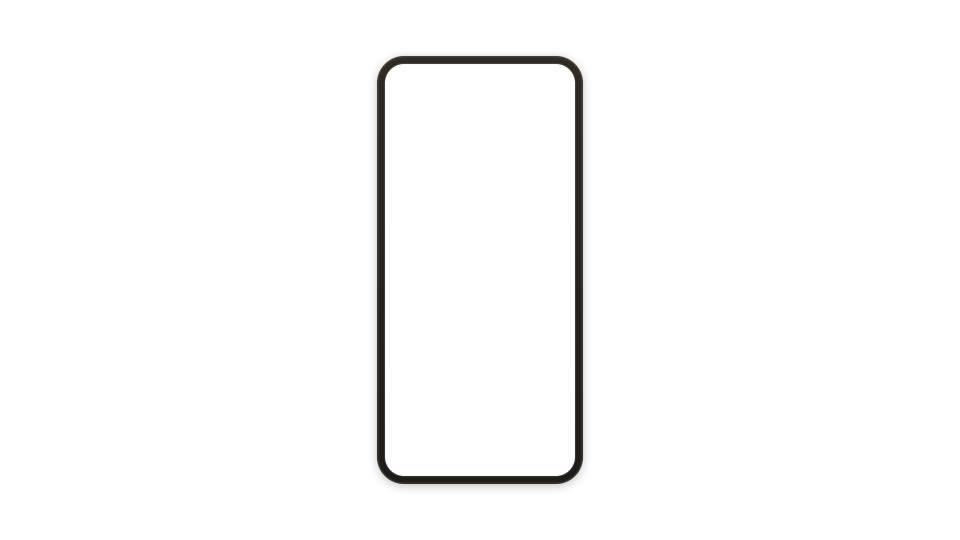
#> input picture promo/assets/brand/phone-frame.png, 1920 x 1080 px (shown at 1/2 size)
$ python -i video.py   (imports and definitions only)
#> lines starting #> are read from the running program, lines starting #| are printed output that depends on the picture
#> further down, picture is the input picture: PIL image 1920x1080 RGBA; mean R, G, B, A 2.3, 2, 1.7, 5
"""
NotesToGO 宣传片 · 合成引擎（Lead 维护）

设计：
  - 画面 100% 由本脚本逐帧合成（Pillow + numpy），运镜/转场/字幕完全可控；
  - ffmpeg 只承担三件事：① 把录屏 webm 解码成 RGB 帧；② 编码最终 H.264；③ 混音。
  - 不调用任何视频生成模型。

坐标/配色真值来自 web/src/styles/main.css 与真实截图像素（见 promo/STORYBOARD.md §2）。
"""
from __future__ import annotations

import json
import math
import re
import shutil
import subprocess
import sys
from dataclasses import dataclass, field
from pathlib import Path

import numpy as np
from PIL import Image, ImageDraw, ImageFilter, ImageFont

# ── 路径 ──────────────────────────────────────────────────────────────────────
BUILD = Path(__file__).resolve().parent
PROMO = BUILD.parent
ROOT = PROMO.parent
CAPTURE = PROMO / "capture"
BRAND = PROMO / "assets" / "brand"
AUDIO = PROMO / "audio"
OUT = BUILD / "out"
TMP = BUILD / "_tmp"

# ── 设计真值 ──────────────────────────────────────────────────────────────────
PAPER = (251, 248, 242)          # #FBF8F2
PAPER_RAISE = (255, 253, 250)    # #FFFDFA
LINE = (227, 223, 216)           # #E3DFD8
INK = (58, 49, 40)               # #3A3128
INK2 = (122, 113, 104)           # #7A7168
ACCENT = (192, 87, 30)           # #C0571E  ← 品牌橘（README 里的青蓝已过期）

FONT_PATH = "/System/Library/Fonts/NotoSansSC-Variable.ttf"
FALLBACK_FONTS = [
    "/Users/fangchen/Library/Fonts/NotoSansSC-Variable.ttf",
    "/System/Library/Fonts/Hiragino Sans GB.ttc",
    "/System/Library/Fonts/STHeiti Medium.ttc",
]

_BRAND_MF: dict | None = None

FPS = 30
XFADE = 0.50      # 默认转场时长（秒）
VO_LEAD = 0.40      # 每条 VO 相对分镜起点的起播延迟
VO_TAIL = 0.35      # VO 结束后至少留白
VO_MIN_TAIL = 0.22  # 分镜时长下限里必须留给旁白的尾部余量

# ── 工具 ──────────────────────────────────────────────────────────────────────
_font_cache: dict[tuple[int, str], ImageFont.FreeTypeFont] = {}


# [22 lines left out: functions font, ease_io, not called in this run]


def ease_out(t: float) -> float:
    t = min(max(t, 0.0), 1.0)
    return 1.0 - (1.0 - t) ** 3


def _even(v: float) -> int:
    return max(2, int(round(v / 2.0)) * 2)


# [28 lines left out: function crop_resize, not called in this run]


# ── 字幕 ──────────────────────────────────────────────────────────────────────
_TOKEN = re.compile(r"\*\*(.+?)\*\*")


def _measure(draw: ImageDraw.ImageDraw, text: str, f: ImageFont.FreeTypeFont) -> float:
    return draw.textlength(text, font=f)


# [79 lines left out: functions caption_image, watermark_image, bottom_scrim, not called in this run]


def card_shadow(img: Image.Image, blur: int = 26, spread: int = 0,
                alpha: int = 46, offset_y: int = 14) -> Image.Image:
    """给 RGBA 卡片生成柔和投影，返回比原图大一圈的 RGBA。"""
#> called with blur = 26, spread = 0, alpha = 46, offset_y = 14
    pad = blur * 2 + spread + offset_y
    w, h = img.size
#> w = 1920; h = 1080
    canvas = Image.new("RGBA", (w + pad * 2, h + pad * 2), (0, 0, 0, 0))
#> canvas: PIL image 2052x1212 RGBA; every value is 0
    sh = Image.new("RGBA", canvas.size, (0, 0, 0, 0))
    alpha_mask = img.split()[3].point(lambda v: min(255, int(v * alpha / 255)))
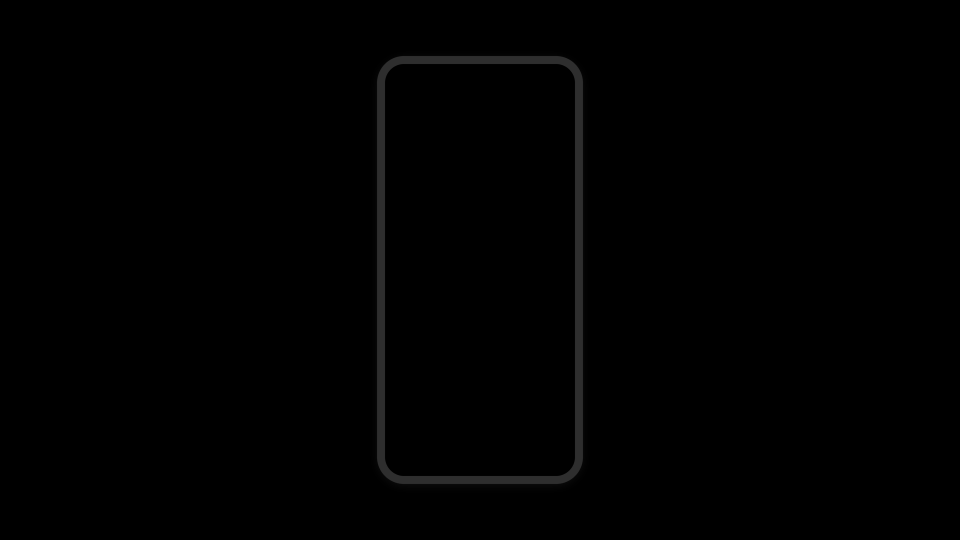
#> alpha_mask: PIL image 1920x1080 L (shown at 1/2 size); min 0, max 46, mean 0.9
    shadow = Image.new("RGBA", img.size, (60, 45, 34, 255))
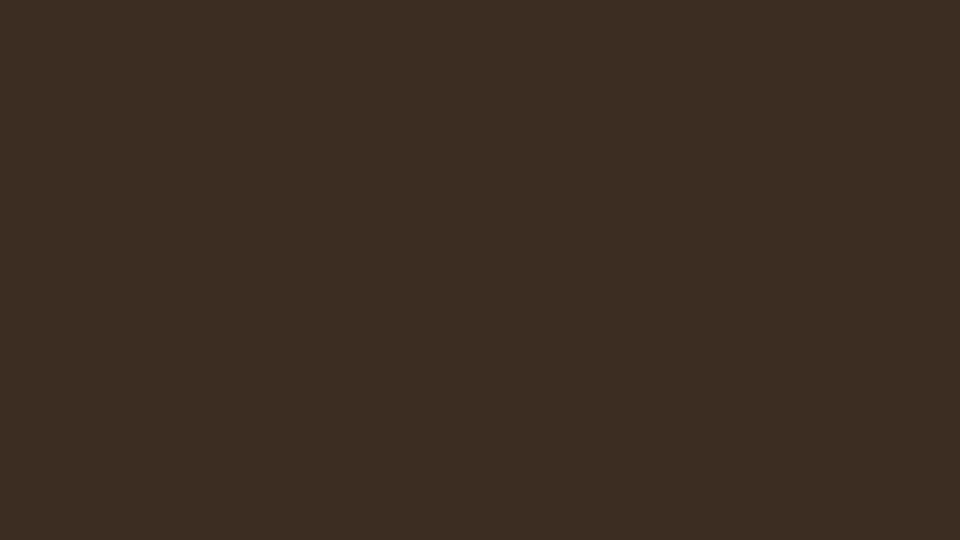
#> shadow: PIL image 1920x1080 RGBA (shown at 1/2 size); mean R, G, B, A 60, 45, 34, 255
    shadow.putalpha(alpha_mask)
    sh.paste(shadow, (pad, pad + offset_y), shadow)
    sh = sh.filter(ImageFilter.GaussianBlur(blur))
    sh.alpha_composite(img, (pad, pad))
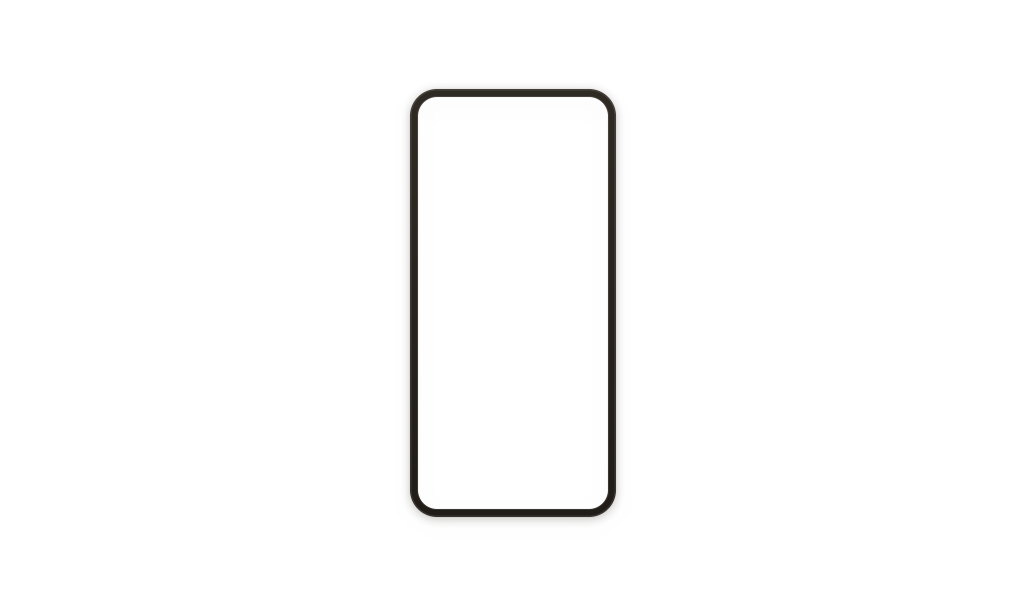
#> sh: PIL image 2052x1212 RGBA (shown at 1/2 size); mean R, G, B, A 1.8, 1.5, 1.3, 4.3; transparent parts drawn white
    return sh


# [38 lines left out: functions rounded, trim_alpha, brand_manifest, _asset_entry, not called in this run]


# ── 版式 ──────────────────────────────────────────────────────────────────────
@dataclass
class Layout:
    name: str
    W: int
    H: int
    ui_full_bleed: bool = True       # 16:9：UI 铺满；9:16：UI 做成居中小窗
    scrim_h: int = 340
    cap_size: int = 36
    cap_bottom: int = 62
    cap_max_w_ratio: float = 0.66
    ui_y: int = 0                    # 小窗模式下的 y
    ui_w_ratio: float = 1.0
    show_watermark: bool = False
    show_progress: bool = True

    # [5 lines left out: function ui_size, not called in this run]


LAYOUTS = {
    "16x9": Layout("16x9", 1920, 1080),
    "9x16": Layout("9x16", 1080, 1920, ui_full_bleed=False, scrim_h=620,
                   cap_size=44, cap_bottom=280, cap_max_w_ratio=0.86,
                   ui_y=430, ui_w_ratio=0.92, show_watermark=True),
}


# ── 帧源 ──────────────────────────────────────────────────────────────────────
class FrameSource:
    """统一接口：给出 canvas 级 RGB 帧（不含字幕/水印，那由 driver 统一叠）。"""

    def __init__(self, layout: Layout):
        self.layout = layout

    def frame(self, i: int, n: int) -> Image.Image:  # pragma: no cover - 抽象
        raise NotImplementedError

    def close(self) -> None:
        pass


class PaperSource(FrameSource):
    """纯纸底 + 淡横格线（无品牌素材也能跑）。"""

    # [12 lines left out: function __init__, not called in this run]

    def frame(self, i: int, n: int) -> Image.Image:
        return self.base.copy()


class CardSource(FrameSource):
    """整屏品牌卡片（hook / title / end / cover），带极缓推近。"""

    # [25 lines left out: functions __init__, frame, not called in this run]


class UiStillSource(FrameSource):
    """真实 UI 静帧（4K），Ken Burns 后按版式落位。

    性能：先把 4K 源一次性降到「最大缩放所需的分辨率」，之后逐帧只做小幅重采样。
    """

    # [34 lines left out: functions __init__, frame, _place, not called in this run]


class UiClipSource(FrameSource):
    """录屏 webm：ffmpeg 解码成 RGB 帧流，逐帧 Ken Burns + 落位。短则冻结末帧。"""

    # [46 lines left out: functions __init__, _read, frame, close, not called in this run]


class HookSource(FrameSource):
    """SH-01 钩子：纸底大字逐句浮现 → 结尾小窗推入真实 UI。

    注意：品牌给的 hook-*.png 是**整幅 1920x1080 画布**（文字居中），所以先
    trim_alpha 收紧成紧裁文字图，再由本类自己排版（两行堆叠）。
    """

    # [71 lines left out: functions __init__, _line_y, frame, probe_duration, not called in this run]


def blend_np(a: np.ndarray, b: np.ndarray, alpha: float) -> np.ndarray:
    return (a.astype(np.float32) * (1 - alpha) + b.astype(np.float32) * alpha).astype(np.uint8)


class SeqClipSource(FrameSource):
    """把多段录屏串在一个分镜里（如「点开始录音」→「实时字幕」）。

    段间用 0.2s 交叉溶解；每段内部沿用 UiClipSource 的 Ken Burns 与落位。
    帧数记账与分镜级转场同一套：每段承担 head/tail 各 xf 帧的溶解消耗。
    """

    # [46 lines left out: functions __init__, _counts, _frames, frame, not called in this run]

    def close(self) -> None:
        for s in self.sources:
            s.close()


class DeviceShowcaseSource(FrameSource):
    """SH-09 多端：真实截图装进品牌机身框，两台设备依次滑入。

    采用 brand 实测并逐像素校验过的「整幅平移」方案（frames_side_by_side）：
    整张 1920x1080 机身帧直接平移，以保住机身自带的柔和投影；不做裁片。
    内屏坐标来自 assets/brand/MANIFEST.json 的 screen_rect（brand↔build 的接口真值）。
    """

    DEF_PHONE = {"screen": (770, 128, 380, 824), "offset": (-414, 0)}
    DEF_TABLET = {"screen": (654, 132, 612, 816), "offset": (296, 0)}
    V_PHONE = {"screen": (770, 128, 380, 824), "offset": (-420, 256)}

    # [48 lines left out: functions __init__, _box, check_against_brand, not called in this run]

    def bottom(self) -> int:
        return max((y + h for _, y, _, h in self.boxes), default=0)

    # [62 lines left out: functions _aspect_ok, _geom, _compose, frame, not called in this run]

>>> from PIL import Image
>>> picture = Image.open('../assets/brand/phone-frame.png')
>>> result = card_shadow(picture)
